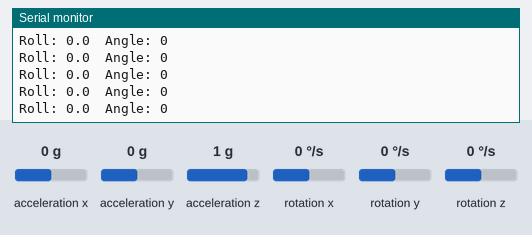
Bench run of a sketch on a simulated Arduino Uno, built with avr-gcc and run on an emulated ATmega328P. Parts: the last lines printed to the serial monitor. Inputs (shaded band) come from the test bench; at power-on: acceleration y 0 g, acceleration z 1 g, acceleration x 0 g, rotation x 0 °/s, rotation y 0 °/s, rotation z 0 °/s.

Above: at 1.2 s.
1.3 s: acceleration y set to -1.4 g
At 1.32 s:
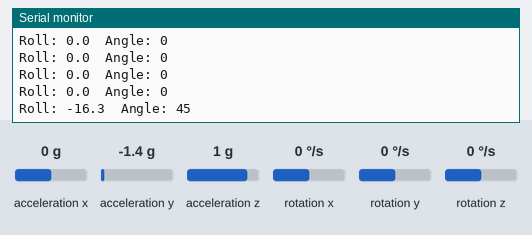
2.8 s: acceleration z set to -1.4 g
At 2.82 s:
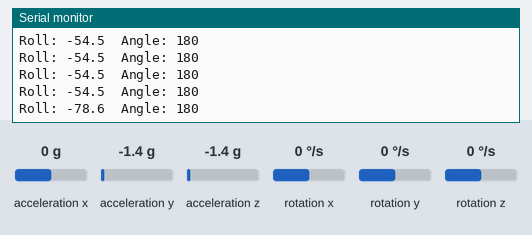
4.3 s: acceleration y set to -0.8 g
At 4.33 s:
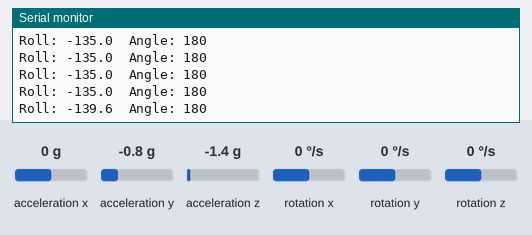
Timing chart, 0 to 7.3 s (numbered marks = the images above; inputs shaded):
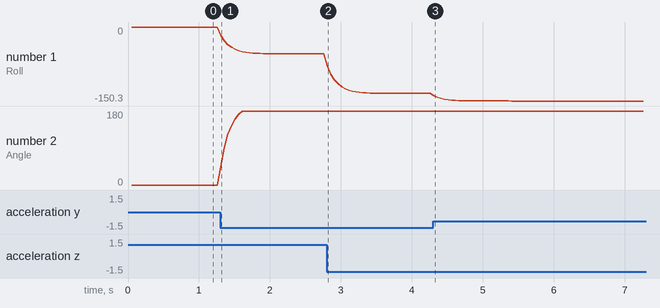

Measured:
- after the input at 1.3 s, the serial monitor: prints a new line at once (image 1)
- after the input at 2.8 s, the serial monitor: prints a new line at once (image 2)
- after the input at 4.3 s, the serial monitor: prints a new line at once (image 3)
- plotted number 1: 0 → -54.5 after the input at 1.3 s, -54.5 → -135 after the input at 2.8 s, -135 → -150.3 after the input at 4.3 s
- plotted number 2: 0 → 180 after the input at 1.3 s

The sketch:

GloveBot_emissor.ino
```cpp
/*
 * GloveBot - Modulo Emissor (Luva)
 *
 * Hardware: LilyPad Arduino USB (ATmega32U4), MPU-6050 (I2C, pinos 2/3),
 *           HC-08 Master (SoftwareSerial, pinos 9/10)
 *
 * Le o giro lateral da mao (roll) no MPU-6050, filtra, converte para o
 * angulo da garra (0 = fechada, 180 = aberta) e envia por Bluetooth.
 * Protocolo enviado: "A<angulo>\n" a cada 50 ms.
 */
#include <Wire.h>
#include <MPU6050.h>
#include <SoftwareSerial.h>

#define BT_RX  9    // recebe do TXD do HC-08
#define BT_TX  10   // envia ao RXD do HC-08

#define ANGLE_MIN   0
#define ANGLE_MAX   180
#define SEND_INTERVAL 50

// === SENSIBILIDADE ===
// Faixa de giro da mao (graus de roll) que corresponde ao curso completo.
// Mais largo = mais facil controlar posicoes intermediarias.
#define ROLL_FECHADO  -5    // mao nessa posicao = garra fechada
#define ROLL_ABERTO   -50   // mao nessa posicao = garra aberta

// === TREMOR ===
#define ALPHA     0.30f     // filtro suave (menor = mais suave e mais lento)
#define DEADBAND  2         // variacao minima (graus) para mudar o angulo

MPU6050 mpu;
SoftwareSerial btSerial(BT_RX, BT_TX);

float rollFiltrado = 0;
bool primeiraLeitura = true;
int anguloEnviado = 0;

void setup() {
  Wire.begin();
  mpu.initialize();
  btSerial.begin(9600);
  Serial.begin(9600);

  if (!mpu.testConnection()) {
    Serial.println("ERRO: MPU-6050 nao encontrado!");
    while (true);
  }
  Serial.println("MPU-6050 OK. GloveBot emissor v3 iniciado.");
}

float calcRoll(int16_t ax, int16_t ay, int16_t az) {
  return atan2((float)ay, (float)az) * (180.0 / M_PI);
}

float mapFloat(float x, float inMin, float inMax, float outMin, float outMax) {
  return (x - inMin) * (outMax - outMin) / (inMax - inMin) + outMin;
}

void loop() {
  static unsigned long lastSend = 0;

  if (millis() - lastSend >= SEND_INTERVAL) {
    lastSend = millis();

    int16_t ax, ay, az;
    mpu.getAcceleration(&ax, &ay, &az);

    float roll = calcRoll(ax, ay, az);

    // Filtro passa-baixa (media movel exponencial) contra tremor
    if (primeiraLeitura) {
      rollFiltrado = roll;
      primeiraLeitura = false;
    } else {
      rollFiltrado = ALPHA * roll + (1.0f - ALPHA) * rollFiltrado;
    }

    float alvo = mapFloat(rollFiltrado, ROLL_ABERTO, ROLL_FECHADO, ANGLE_MAX, ANGLE_MIN);
    int angle = constrain((int)alvo, ANGLE_MIN, ANGLE_MAX);

    // Zona morta: ignora variacoes pequenas; nos extremos sempre atualiza
    if (abs(angle - anguloEnviado) >= DEADBAND ||
        angle == ANGLE_MIN || angle == ANGLE_MAX) {
      anguloEnviado = angle;
    }

    btSerial.print("A");
    btSerial.print(anguloEnviado);
    btSerial.print("\n");

    Serial.print("Roll: "); Serial.print(rollFiltrado, 1);
    Serial.print("  Angle: "); Serial.println(anguloEnviado);
  }
}
```
